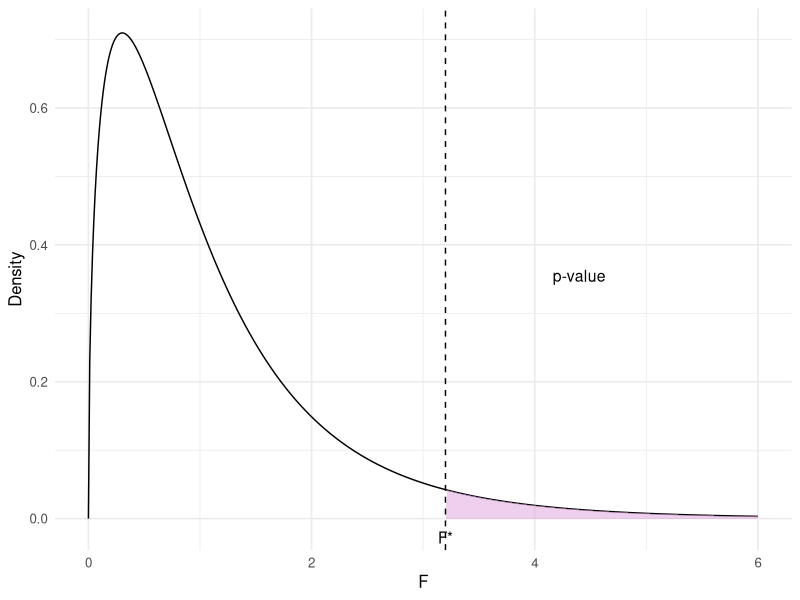

Write R code to recreate this figure.
## ---- chunk 1
# Load library
library(ggplot2)

# Parameters
df1 <- 3   # numerator degrees of freedom (k - 1)
df2 <- 20  # denominator degrees of freedom (n - k)
f_star <- 3.2

# Generate F-distribution data
x_vals <- seq(0, 6, length.out = 500)
y_vals <- df(x_vals, df1, df2)
f_data <- data.frame(x = x_vals, y = y_vals)
## ---- chunk 2
# Plot
ggplot(f_data, aes(x, y)) +
  geom_line() +
  geom_area(data = subset(f_data, x > f_star), aes(x, y), fill = "plum", alpha = 0.5) +
  geom_vline(xintercept = f_star, linetype = "dashed") +
  annotate("text", x = f_star + 1.2, y = max(y_vals) * 0.5, label = "p-value", size = 4) +
  annotate("text", x = f_star, y = -0.01, label = "F*", vjust = 1.5) +
  labs(x = "F", y = "Density") +
  theme_minimal(base_size = 12)
